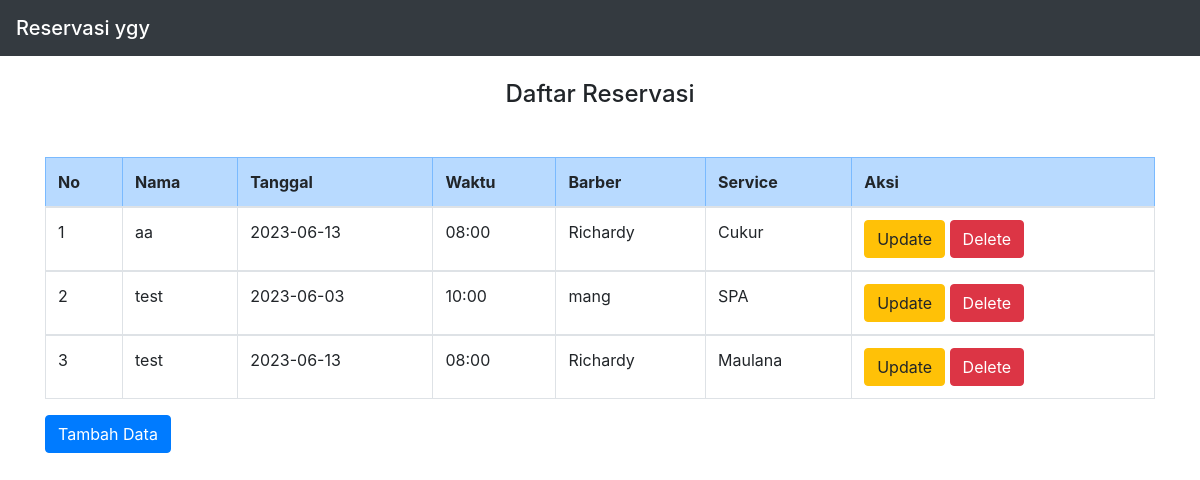
The page / on the database its author committed.
### tables this page shows
CREATE TABLE `pesanan` (
  `id_pesanan` int(11) NOT NULL,
  `nama` varchar(255) NOT NULL,
  `tanggal` date NOT NULL,
  `waktu` varchar(11) NOT NULL,
  `barber` varchar(255) NOT NULL,
  `service` varchar(255) NOT NULL
);

### index.php (the view, shortened to what this page needs)
<!DOCTYPE html>
<html>
<head>
<link rel="stylesheet" href="https://cdn.jsdelivr.net/npm/bootstrap@4.6.1/dist/css/bootstrap.min.css">
</head>
<body>
    <nav class="navbar navbar-dark bg-dark">
            <span class="navbar-brand mb-0 h1">Reservasi ygy</span>
    </nav>
<div class="container">
    <br>
    <h4><center>Daftar Reservasi</center></h4>
     <tr class="table-danger">
            <br>
        <thead>
        <tr>
       <table class="my-3 table table-bordered">
            <tr class="table-primary">
            <th>No</th>
            <th>Nama</th>
            <th>Tanggal</th>
            <th>Waktu</th>
            <th>Barber</th>
            <th>Service</th>
            <th colspan='2'>Aksi</th>
        </tr>
        </thead>
        <?php
        include "koneksi.php";
        $sql="select * from pesanan order by id_pesanan";
        $hasil=mysqli_query($kon,$sql);
        $no=0;
        while ($data = mysqli_fetch_array($hasil)) {
            $no++;
            ?>
            <tbody>
            <tr>
                <td><?php echo $no;?></td>
                <td><?php echo $data["nama"]; ?></td>
                <td><?php echo $data["tanggal"];   ?></td>
                <td><?php echo $data["waktu"];   ?></td>
                <td><?php echo $data["barber"];   ?></td>
                <td><?php echo $data["service"];   ?></td>
                <td>
                    <a href="update.php?id_pesanan=<?php echo htmlspecialchars($data['id_pesanan']); ?>" class="btn btn-warning" role="button">Update</a>
                    <a href="<?php echo htmlspecialchars($_SERVER["PHP_SELF"]);?>?id_pesanan=<?php echo $data['id_pesanan']; ?>" class="btn btn-danger" role="button">Delete</a>
                </td>
            </tr>
            </tbody>
            <?php
        }
        ?>
    <a href="create.php" class="btn btn-primary" role="button">Tambah Data</a>
</div>
</body>
</html>

### rows shown on the page
pesanan: nama "aa", tanggal "2023-06-13", waktu "08:00", barber "Richardy", service "Cukur"
pesanan: nama "test", tanggal "2023-06-03", waktu "10:00", barber "mang", service "SPA"
pesanan: nama "test", tanggal "2023-06-13", waktu "08:00", barber "Richardy", service "Maulana"
